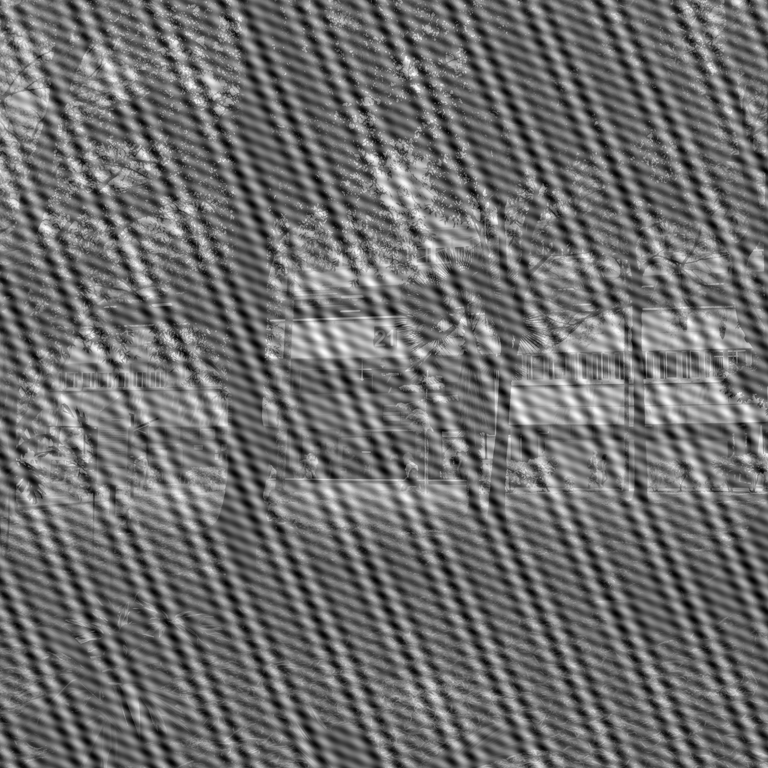
#> input picture 3.1/Ruido_E02.png, 768 x 768 px
$ python 'Eliminacion de ruido.py'
#> lines starting #> are read from the running program, lines starting #| are printed output that depends on the picture
import cv2
import matplotlib.pyplot as plt
from PIL import Image
import numpy as np
import scipy.fftpack as fft
import os


# Obtener la ruta de la carpeta donde está el script
current_dir = os.path.dirname(os.path.abspath(__file__))

# Ruta completa a la imagen
image_path = os.path.join(current_dir, "Ruido_E02.png")

image = Image.open(image_path).convert('L')    #Conver("L"), converts image into gray scale
#> image is the input picture: PIL image 768x768 L; min 0, max 255, mean 109.3

#image=Image.open('/Users/Asus/Desktop/Corona/Programacion/Segunda entrega Instrumentos Opticos/Ruido_E02.png').convert('L')    #Conver("L"), converts image into gray scale

U0 = np.array(image, dtype=np.float64)             #float64 to use 64 bit numbers for mor precision


def Propagation1 (U0,λ):

    Uz = np.fft.fftshift(fft.fft2(U0))     #Compute A(p,q,0) with FFT


    Uz = Uz*(1/(1j*λ*f1))
    return Uz


#1. Se tiene amplitud de entrada representada por la imagen
#2. La imagen se propaga hasta una lente de distancia focal f1 = 500mm y diametro de 100mm.
#3. Desde la lente, se propaga una distancia f1, interactua con una mascara que elimina el ruido aditivo.

# Pasos 1 a 3 descritos por la representacion de matrices ABCD en difraccion, como la transformada de fourier del campo de entrada multiplicado por 1/(i*lambda*f1)


#Ancho de imagen 768pixeles


λ= 6.5*10e-6            #longitud de onda en metros

M = 0.07                   #Magnificacion en el plano de salida.     Se elige esta magnificación para que cada pixel del plano de entrada corresponda a un pixel en el plano de salida

f1 = 0.5                #distancia focal f1 en metros
f2 = f1*M               #distancia focal f2 en metros, distancia configurada para que la imagen de salida tenga el tamaño del sensor de la camara

d1 = 0.1                #diametro de la lente 1 en m
d2 = 0.1                #diametro de la lente 2 en m

D = f2                  #distancia desde mascara hasta lente

P = d1                  #diametro de la pupila para modelar los diametros finitos de la lente 1 y 2

pixel = 3.45*10e-6       #Tamaño del pixel de salida (camara)
pixel0 = 130*10e-6       #Tamaño del pixel de entrada en metros


#Campo optico en el plano de la pupila y filtro de ruido

Uxy = Propagation1 (U0,λ)
Uxyabs = abs(Uxy)

#Uxy = np.log1p(np.abs(Uxy))

#Uxy = abs(Propagation1 (U0,λ))


"""
# Transformada inversa
Uz = np.fft.ifftshift(Uxymasked)  # Invertir el desplazamiento
image_reconstructed = np.fft.ifft2(Uz)  # Transformada inversa
image_reconstructed = np.abs(image_reconstructed)  # Tomar la magnitud real


Puntos
384
(408,322)
(426, 366)
(414,372)
"""


#MASCARAAAAAAAAAAAAAAAAAAAAAAAAAAA

# Create a mask to attenuate the bright spots in the spectrum
rows, cols = Uxyabs.shape
#> rows = 768; cols = 768
crow, ccol = rows // 2, cols // 2
#> crow = 384; ccol = 384

# Initialize mask with ones
mask = np.ones((rows, cols), dtype=np.float64)

# Define positions of bright spots manually based on observation
radius = 10  # Radius around each bright spot to attenuate
bar_width = 0  # Width of the bars in pixels

# Coordinates of the bright spots to mask (adjusted manually after observing the spectrum)
bright_spots = [
    (323, 408), (2 * crow - 323, 2 * ccol - 408),
    (366, 426), (2 * crow - 366, 2 * ccol - 426),
    (372, 414), (2 * crow - 372, 2 * ccol - 414)
]

# Apply circular attenuation and bars around each bright spot
y, x = np.ogrid[:rows, :cols]
#> y = 768 values from 0 to 767
for cy, cx in bright_spots:
    # Circular attenuation
    distance = (x - cx) ** 2 + (y - cy) ** 2
    mask[distance <= radius ** 2] = 0  # Set mask to 0 in these regions

    # Horizontal bar attenuation
    mask[max(0, cy - bar_width):min(rows, cy + bar_width + 1), :] = 0

    # Vertical bar attenuation
    mask[:, max(0, cx - bar_width):min(cols, cx + bar_width + 1)] = 0
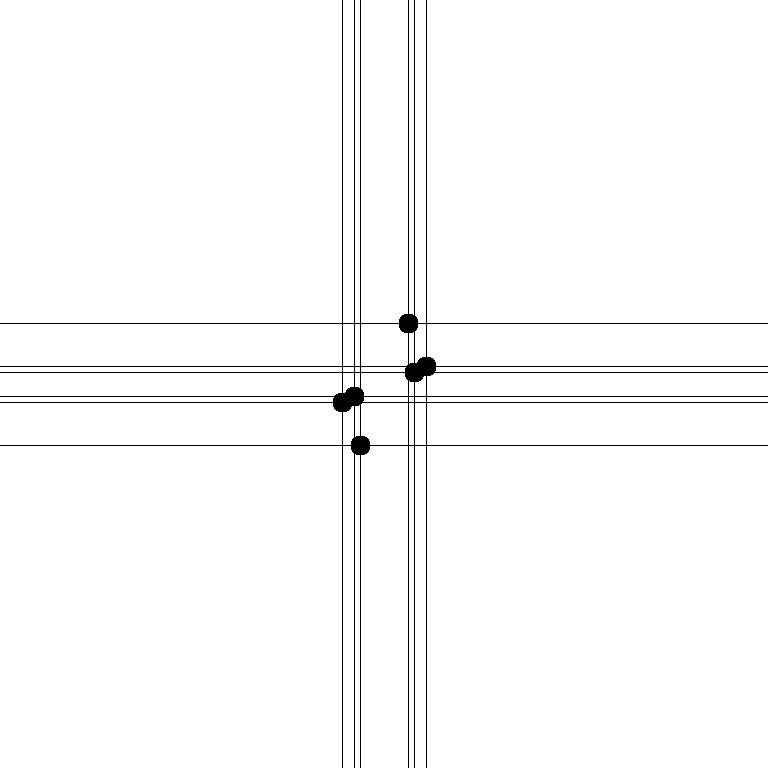
#> mask: shape (768, 768) float64; values 0 (black) and 1 (white), 98.2% white; black in thin lines or dots

# Define the global circular mask to block outside a certain radius
global_radius = 384  # Radius of the allowed circular region
global_distance = (x - ccol) ** 2 + (y - crow) ** 2
mask[global_distance > global_radius ** 2] = 0  # Block everything outside the circle

# Apply mask to the Fourier-transformed image
f_masked = Uxy * mask

# Inverse Fourier Transform to reconstruct the image
f_ishifted = np.fft.ifftshift(f_masked)  # Shift back the frequencies
image_reconstructed = np.fft.ifft2(f_ishifted)  # Inverse FFT
image_reconstructed = np.abs(image_reconstructed)  # Get the real part
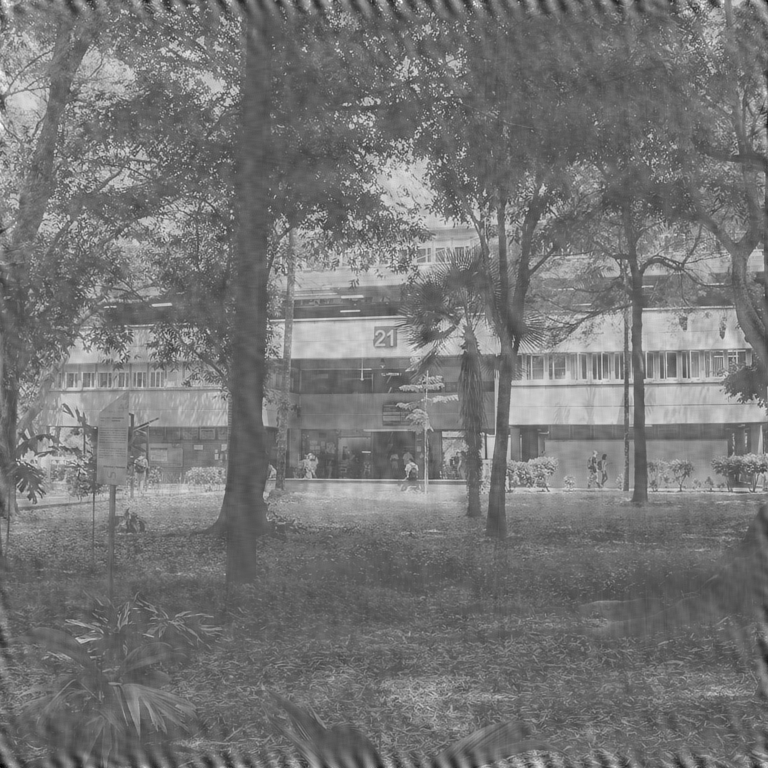
#> image_reconstructed: shape (768, 768) float64; min 852086.3, max 6265733.4, mean 3363358.4; drawn with min black and max white

# Calcular la escala logarítmica del espectro
Uxy_log = np.log1p(np.abs(Uxy))
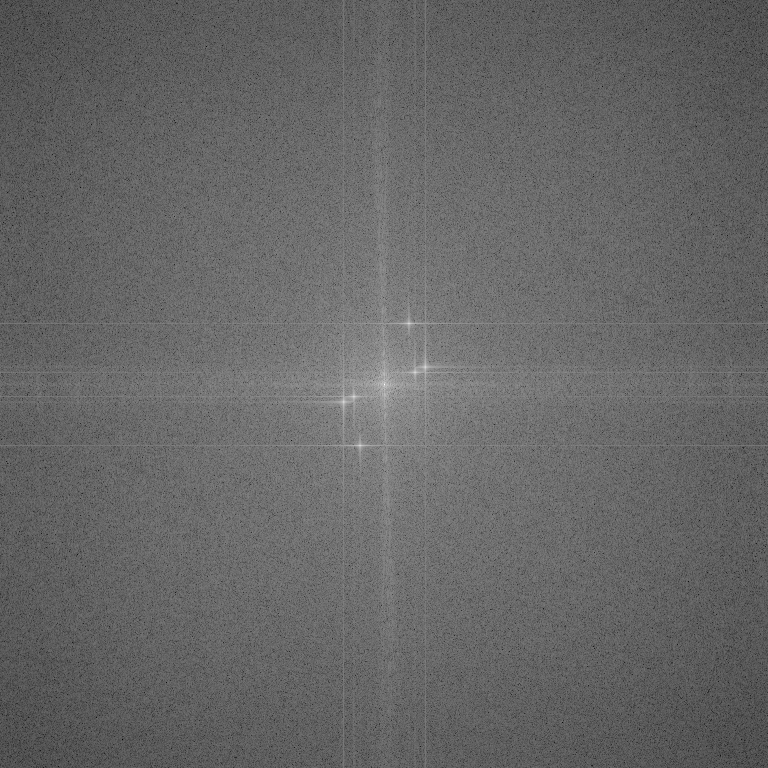
#> Uxy_log: shape (768, 768) float64; min 12.16, max 28.32, mean 18.7; drawn with min black and max white

# Normalizar los valores a rango 0-255 (para guardar como imagen 8 bits)
Uxy_log_normalized = cv2.normalize(Uxy_log, None, 0, 255, cv2.NORM_MINMAX)

# Convertir a tipo uint8
Uxy_log_normalized = np.uint8(Uxy_log_normalized)

# Guardar la imagen en el directorio actual
output_path = os.path.join(current_dir, "Uxy spectre.png")
cv2.imwrite(output_path, Uxy_log_normalized)

# Display the results
plt.figure(figsize=(15, 5))

# Original image
plt.subplot(1, 3, 1)
plt.imshow(U0, cmap='gray', extent=[-50, 50, -50, 50])
plt.xlabel("x (mm)")
plt.ylabel("y (mm)")

# Mask applied to the spectrum
plt.subplot(1, 3, 2)
plt.title("Mask Applied to Spectrum")
plt.imshow(np.log1p(np.abs(f_masked)), cmap='gray', extent=[-3.84, 3.84, -3.84, 3.84])
plt.xlabel("kx (mm^-1)")
plt.ylabel("ky (mm^-1)")

# Normalizar espectro
i_masked = cv2.normalize(np.log1p(np.abs(f_masked)), None, 0, 255, cv2.NORM_MINMAX)
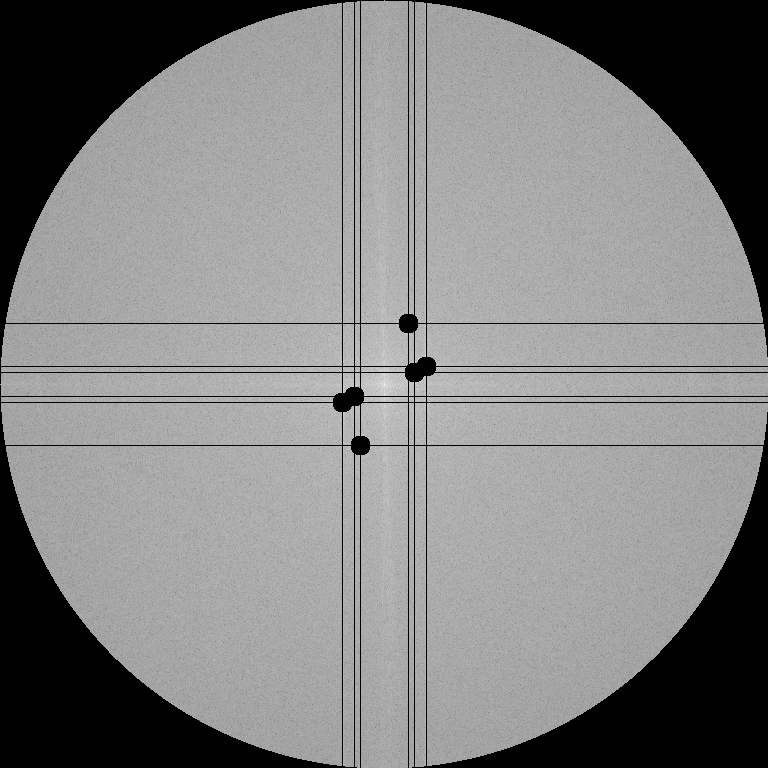
#> i_masked: shape (768, 768) float64; min 0, max 255, mean 130.4
# Convertir a tipo uint8
i_masked_normalized = np.uint8(i_masked)

# Guardar el espectro con mascara
output_path_reconstructed = os.path.join(current_dir, "Masked_Spectre.png")
cv2.imwrite(output_path_reconstructed, i_masked_normalized)


# Reconstructed image
plt.subplot(1, 3, 3)
plt.title("Reconstructed Image")
plt.imshow(image_reconstructed, cmap='gray', extent=[-3.5, 3.5, -3.5, 3.5])
plt.xlabel("u (mm)")
plt.ylabel("v (mm)")

plt.tight_layout()
plt.show()
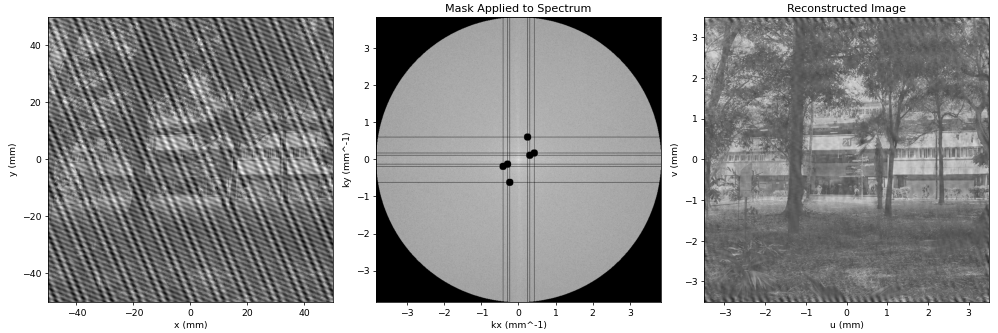
#> figure drawn by matplotlib, 3 panels

# Normalizar la imagen reconstruida al rango 0-255
image_reconstructed_normalized = cv2.normalize(image_reconstructed, None, 0, 255, cv2.NORM_MINMAX)
# Convertir a tipo uint8
image_reconstructed_normalized = np.uint8(image_reconstructed_normalized)

# Guardar la imagen reconstruida
output_path_reconstructed = os.path.join(current_dir, "Denoised_Image.png")
cv2.imwrite(output_path_reconstructed, image_reconstructed_normalized)

#-----------------------------------------------------------------------------------------------------------------

"""


# Mostrar la imagen original y la transformada de Fourier
plt.figure(figsize=(12, 6))

# Imagen original
plt.subplot(1, 2, 1)
plt.title("Imagen Original")
plt.imshow(U0, cmap='gray')
plt.axis('off')

# Transformada de Fourier
plt.subplot(1, 2, 2)
plt.title("Transformada de Fourier 2D")
plt.imshow(Uxy, cmap='gray')
plt.axis('off')

plt.tight_layout()
plt.show()
"""
